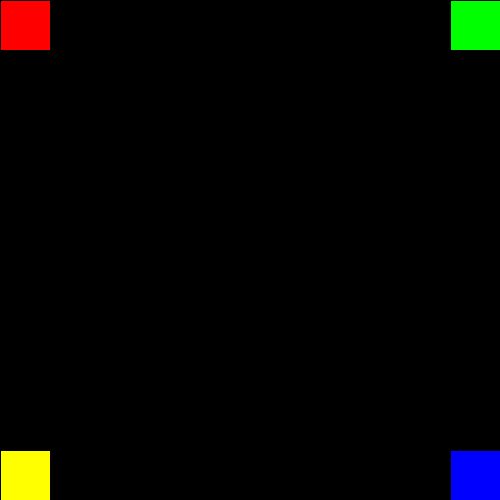
Frame 1 (no input)
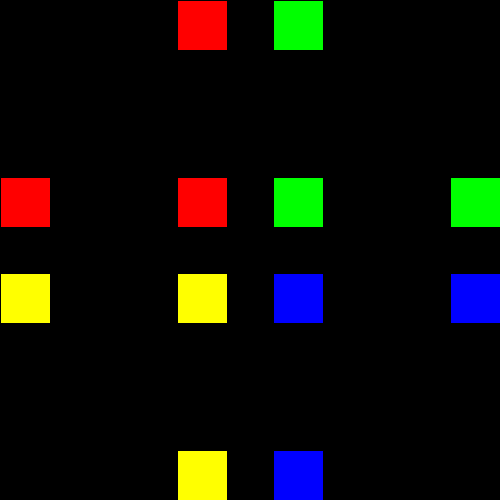
Frame 60 (the mouse pressed at the canvas centre just before this capture)
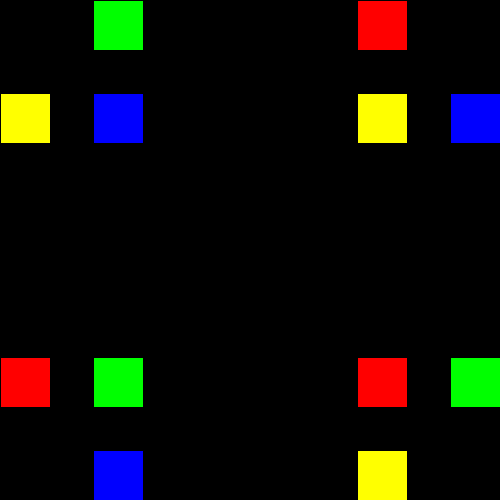
Frame 120 (the mouse held since frame 60 and released just before this capture)

The Processing sketch that drew these frames (run headless with seeded random() and noise(); from frame 60 on, the mouse is pressed at the canvas centre):

// Processing sketch: Cecilia_Squares
// ── Cecilia_Squares.pde
void setup()
{
size(500,500);
}

int a=0;
int b=450;

void draw()
{
  background(0,0,0);
  fill(255,0,0);
  rect(a,0,50,50);
  rect(0,a,50,50);
  rect(a,a,50,50);
  
  fill(255,255,0);
  rect(a,450,50,50);
  rect(0,450-a,50,50);
  rect(a,450-a,50,50);
  
  fill(0,255,0);
  rect(450,a,50,50);
  rect(450-a,0,50,50);
  rect(450-a,a,50,50);
 
  fill(0,0,255);
  rect(450-a,450,50,50);
  rect(450,450-a,50,50);
  rect(450-a,450-a,50,50);
  
  a=a+3;
  if(a>500)
  {
    a=0;
  }
  
}
